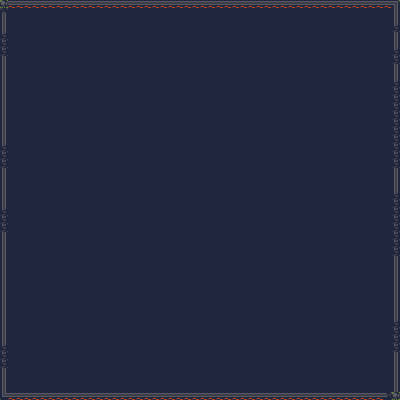

Rendered tile map (Tiled .tmx) drawn with the repository's tilesets; below, a short description and the full map source, tile grids included:
An orthogonal 50x50 tile map with 8x8 px tiles, 1 tile layer (Tile Layer 1).

<map version="1.10" tiledversion="1.12.2" orientation="orthogonal" renderorder="right-down" width="50" height="50" tilewidth="8" tileheight="8" infinite="0" nextlayerid="2" nextobjectid="1">
 <tileset firstgid="1" source="../jawbreaker_tiles.tsx" />
 <layer id="1" name="Tile Layer 1" width="50" height="50">
  <data encoding="csv">
14,35,35,35,35,35,35,35,35,35,35,35,35,35,35,35,35,35,35,35,35,35,35,35,35,35,35,35,35,35,35,35,35,35,35,35,35,35,35,35,35,35,35,35,35,35,35,35,35,37,
18,40,40,40,40,40,40,40,40,40,40,40,40,40,40,40,40,40,40,40,40,40,40,40,40,40,40,40,40,40,40,40,40,40,40,40,40,40,40,40,40,40,40,40,40,40,40,40,40,26,
26,40,40,40,40,40,40,40,40,40,40,40,40,40,40,40,40,40,40,40,40,40,40,40,40,40,40,40,40,40,40,40,40,40,40,40,40,40,40,40,40,40,40,40,40,40,40,40,40,26,
26,40,40,40,40,40,40,40,40,40,40,40,40,40,40,40,40,40,40,40,40,40,40,40,40,40,40,40,40,40,40,40,40,40,40,40,40,40,40,40,40,40,40,40,40,40,40,40,40,2,
2,40,40,40,40,40,40,40,40,40,40,40,40,40,40,40,40,40,40,40,40,40,40,40,40,40,40,40,40,40,40,40,40,40,40,40,40,40,40,40,40,40,40,40,40,40,40,40,40,26,
2,40,40,40,40,40,40,40,40,40,40,40,40,40,40,40,40,40,40,40,40,40,40,40,40,40,40,40,40,40,40,40,40,40,40,40,40,40,40,40,40,40,40,40,40,40,40,40,40,26,
2,40,40,40,40,40,40,40,40,40,40,40,40,40,40,40,40,40,40,40,40,40,40,40,40,40,40,40,40,40,40,40,40,40,40,40,40,40,40,40,40,40,40,40,40,40,40,40,40,2,
26,40,40,40,40,40,40,40,40,40,40,40,40,40,40,40,40,40,40,40,40,40,40,40,40,40,40,40,40,40,40,40,40,40,40,40,40,40,40,40,40,40,40,40,40,40,40,40,40,2,
26,40,40,40,40,40,40,40,40,40,40,40,40,40,40,40,40,40,40,40,40,40,40,40,40,40,40,40,40,40,40,40,40,40,40,40,40,40,40,40,40,40,40,40,40,40,40,40,40,26,
26,40,40,40,40,40,40,40,40,40,40,40,40,40,40,40,40,40,40,40,40,40,40,40,40,40,40,40,40,40,40,40,40,40,40,40,40,40,40,40,40,40,40,40,40,40,40,40,40,26,
26,40,40,40,40,40,40,40,40,40,40,40,40,40,40,40,40,40,40,40,40,40,40,40,40,40,40,40,40,40,40,40,40,40,40,40,40,40,40,40,40,40,40,40,40,40,40,40,40,2,
26,40,40,40,40,40,40,40,40,40,40,40,40,40,40,40,40,40,40,40,40,40,40,40,40,40,40,40,40,40,40,40,40,40,40,40,40,40,40,40,40,40,40,40,40,40,40,40,40,2,
26,40,40,40,40,40,40,40,40,40,40,40,40,40,40,40,40,40,40,40,40,40,40,40,40,40,40,40,40,40,40,40,40,40,40,40,40,40,40,40,40,40,40,40,40,40,40,40,40,2,
26,40,40,40,40,40,40,40,40,40,40,40,40,40,40,40,40,40,40,40,40,40,40,40,40,40,40,40,40,40,40,40,40,40,40,40,40,40,40,40,40,40,40,40,40,40,40,40,40,2,
26,40,40,40,40,40,40,40,40,40,40,40,40,40,40,40,40,40,40,40,40,40,40,40,40,40,40,40,40,40,40,40,40,40,40,40,40,40,40,40,40,40,40,40,40,40,40,40,40,2,
26,40,40,40,40,40,40,40,40,40,40,40,40,40,40,40,40,40,40,40,40,40,40,40,40,40,40,40,40,40,40,40,40,40,40,40,40,40,40,40,40,40,40,40,40,40,40,40,40,2,
26,40,40,40,40,40,40,40,40,40,40,40,40,40,40,40,40,40,40,40,40,40,40,40,40,40,40,40,40,40,40,40,40,40,40,40,40,40,40,40,40,40,40,40,40,40,40,40,40,2,
26,40,40,40,40,40,40,40,40,40,40,40,40,40,40,40,40,40,40,40,40,40,40,40,40,40,40,40,40,40,40,40,40,40,40,40,40,40,40,40,40,40,40,40,40,40,40,40,40,2,
2,40,40,40,40,40,40,40,40,40,40,40,40,40,40,40,40,40,40,40,40,40,40,40,40,40,40,40,40,40,40,40,40,40,40,40,40,40,40,40,40,40,40,40,40,40,40,40,40,2,
2,40,40,40,40,40,40,40,40,40,40,40,40,40,40,40,40,40,40,40,40,40,40,40,40,40,40,40,40,40,40,40,40,40,40,40,40,40,40,40,40,40,40,40,40,40,40,40,40,2,
2,40,40,40,40,40,40,40,40,40,40,40,40,40,40,40,40,40,40,40,40,40,40,40,40,40,40,40,40,40,40,40,40,40,40,40,40,40,40,40,40,40,40,40,40,40,40,40,40,2,
26,40,40,40,40,40,40,40,40,40,40,40,40,40,40,40,40,40,40,40,40,40,40,40,40,40,40,40,40,40,40,40,40,40,40,40,40,40,40,40,40,40,40,40,40,40,40,40,40,26,
26,40,40,40,40,40,40,40,40,40,40,40,40,40,40,40,40,40,40,40,40,40,40,40,40,40,40,40,40,40,40,40,40,40,40,40,40,40,40,40,40,40,40,40,40,40,40,40,40,26,
26,40,40,40,40,40,40,40,40,40,40,40,40,40,40,40,40,40,40,40,40,40,40,40,40,40,40,40,40,40,40,40,40,40,40,40,40,40,40,40,40,40,40,40,40,40,40,40,40,26,
26,40,40,40,40,40,40,40,40,40,40,40,40,40,40,40,40,40,40,40,40,40,40,40,40,40,40,40,40,40,40,40,40,40,40,40,40,40,40,40,40,40,40,40,40,40,40,40,40,2,
26,40,40,40,40,40,40,40,40,40,40,40,40,40,40,40,40,40,40,40,40,40,40,40,40,40,40,40,40,40,40,40,40,40,40,40,40,40,40,40,40,40,40,40,40,40,40,40,40,2,
2,40,40,40,40,40,40,40,40,40,40,40,40,40,40,40,40,40,40,40,40,40,40,40,40,40,40,40,40,40,40,40,40,40,40,40,40,40,40,40,40,40,40,40,40,40,40,40,40,2,
2,40,40,40,40,40,40,40,40,40,40,40,40,40,40,40,40,40,40,40,40,40,40,40,40,40,40,40,40,40,40,40,40,40,40,40,40,40,40,40,40,40,40,40,40,40,40,40,40,2,
2,40,40,40,40,40,40,40,40,40,40,40,40,40,40,40,40,40,40,40,40,40,40,40,40,40,40,40,40,40,40,40,40,40,40,40,40,40,40,40,40,40,40,40,40,40,40,40,40,2,
26,40,40,40,40,40,40,40,40,40,40,40,40,40,40,40,40,40,40,40,40,40,40,40,40,40,40,40,40,40,40,40,40,40,40,40,40,40,40,40,40,40,40,40,40,40,40,40,40,2,
26,40,40,40,40,40,40,40,40,40,40,40,40,40,40,40,40,40,40,40,40,40,40,40,40,40,40,40,40,40,40,40,40,40,40,40,40,40,40,40,40,40,40,40,40,40,40,40,40,2,
26,40,40,40,40,40,40,40,40,40,40,40,40,40,40,40,40,40,40,40,40,40,40,40,40,40,40,40,40,40,40,40,40,40,40,40,40,40,40,40,40,40,40,40,40,40,40,40,40,2,
26,40,40,40,40,40,40,40,40,40,40,40,40,40,40,40,40,40,40,40,40,40,40,40,40,40,40,40,40,40,40,40,40,40,40,40,40,40,40,40,40,40,40,40,40,40,40,40,40,26,
26,40,40,40,40,40,40,40,40,40,40,40,40,40,40,40,40,40,40,40,40,40,40,40,40,40,40,40,40,40,40,40,40,40,40,40,40,40,40,40,40,40,40,40,40,40,40,40,40,26,
26,40,40,40,40,40,40,40,40,40,40,40,40,40,40,40,40,40,40,40,40,40,40,40,40,40,40,40,40,40,40,40,40,40,40,40,40,40,40,40,40,40,40,40,40,40,40,40,40,26,
26,40,40,40,40,40,40,40,40,40,40,40,40,40,40,40,40,40,40,40,40,40,40,40,40,40,40,40,40,40,40,40,40,40,40,40,40,40,40,40,40,40,40,40,40,40,40,40,40,26,
26,40,40,40,40,40,40,40,40,40,40,40,40,40,40,40,40,40,40,40,40,40,40,40,40,40,40,40,40,40,40,40,40,40,40,40,40,40,40,40,40,40,40,40,40,40,40,40,40,26,
26,40,40,40,40,40,40,40,40,40,40,40,40,40,40,40,40,40,40,40,40,40,40,40,40,40,40,40,40,40,40,40,40,40,40,40,40,40,40,40,40,40,40,40,40,40,40,40,40,26,
26,40,40,40,40,40,40,40,40,40,40,40,40,40,40,40,40,40,40,40,40,40,40,40,40,40,40,40,40,40,40,40,40,40,40,40,40,40,40,40,40,40,40,40,40,40,40,40,40,26,
26,40,40,40,40,40,40,40,40,40,40,40,40,40,40,40,40,40,40,40,40,40,40,40,40,40,40,40,40,40,40,40,40,40,40,40,40,40,40,40,40,40,40,40,40,40,40,40,40,26,
26,40,40,40,40,40,40,40,40,40,40,40,40,40,40,40,40,40,40,40,40,40,40,40,40,40,40,40,40,40,40,40,40,40,40,40,40,40,40,40,40,40,40,40,40,40,40,40,40,2,
26,40,40,40,40,40,40,40,40,40,40,40,40,40,40,40,40,40,40,40,40,40,40,40,40,40,40,40,40,40,40,40,40,40,40,40,40,40,40,40,40,40,40,40,40,40,40,40,40,2,
26,40,40,40,40,40,40,40,40,40,40,40,40,40,40,40,40,40,40,40,40,40,40,40,40,40,40,40,40,40,40,40,40,40,40,40,40,40,40,40,40,40,40,40,40,40,40,40,40,2,
2,40,40,40,40,40,40,40,40,40,40,40,40,40,40,40,40,40,40,40,40,40,40,40,40,40,40,40,40,40,40,40,40,40,40,40,40,40,40,40,40,40,40,40,40,40,40,40,40,2,
2,40,40,40,40,40,40,40,40,40,40,40,40,40,40,40,40,40,40,40,40,40,40,40,40,40,40,40,40,40,40,40,40,40,40,40,40,40,40,40,40,40,40,40,40,40,40,40,40,26,
2,40,40,40,40,40,40,40,40,40,40,40,40,40,40,40,40,40,40,40,40,40,40,40,40,40,40,40,40,40,40,40,40,40,40,40,40,40,40,40,40,40,40,40,40,40,40,40,40,26,
26,40,40,40,40,40,40,40,40,40,40,40,40,40,40,40,40,40,40,40,40,40,40,40,40,40,40,40,40,40,40,40,40,40,40,40,40,40,40,40,40,40,40,40,40,40,40,40,40,26,
26,40,40,40,40,40,40,40,40,40,40,40,40,40,40,40,40,40,40,40,40,40,40,40,40,40,40,40,40,40,40,40,40,40,40,40,40,40,40,40,40,40,40,40,40,40,40,40,40,26,
26,40,40,40,40,40,40,40,40,40,40,40,40,40,40,40,40,40,40,40,40,40,40,40,40,40,40,40,40,40,40,40,40,40,40,40,40,40,40,40,40,40,40,40,40,40,40,40,40,26,
34,35,35,35,35,35,35,35,35,35,35,35,35,35,35,35,35,35,35,35,35,35,35,35,35,35,35,35,35,35,35,35,35,35,35,35,35,35,35,35,35,35,35,35,35,35,35,35,29,14
</data>
 </layer>
</map>
